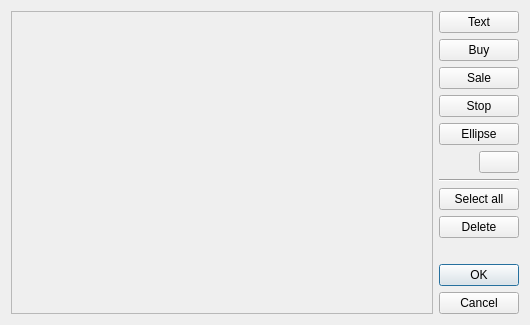
<?xml version="1.0" encoding="UTF-8"?>
<ui version="4.0">
 <class>ScreenshotEditor</class>
 <widget class="QDialog" name="ScreenshotEditor">
  <property name="geometry">
   <rect>
    <x>0</x>
    <y>0</y>
    <width>530</width>
    <height>325</height>
   </rect>
  </property>
  <property name="windowTitle">
   <string extracomment="Noun. Means &quot;The editor of the trade&quot;">Trade editor</string>
  </property>
  <layout class="QGridLayout" name="gridLayout">
   <item row="10" column="1" colspan="2">
    <widget class="QDialogButtonBox" name="buttonBox">
     <property name="sizePolicy">
      <sizepolicy hsizetype="Fixed" vsizetype="Maximum">
       <horstretch>0</horstretch>
       <verstretch>0</verstretch>
      </sizepolicy>
     </property>
     <property name="orientation">
      <enum>Qt::Vertical</enum>
     </property>
     <property name="standardButtons">
      <set>QDialogButtonBox::Cancel|QDialogButtonBox::Ok</set>
     </property>
    </widget>
   </item>
   <item row="9" column="1" colspan="2">
    <spacer name="verticalSpacer">
     <property name="orientation">
      <enum>Qt::Vertical</enum>
     </property>
     <property name="sizeHint" stdset="0">
      <size>
       <width>20</width>
       <height>0</height>
      </size>
     </property>
    </spacer>
   </item>
   <item row="4" column="1" colspan="2">
    <widget class="QPushButton" name="pushEllipse">
     <property name="text">
      <string>Ellipse</string>
     </property>
     <property name="icon">
      <iconset resource="tht.qrc">
       <normaloff>:/images/ellipse.png</normaloff>:/images/ellipse.png</iconset>
     </property>
    </widget>
   </item>
   <item row="0" column="0" rowspan="11">
    <widget class="QScrollArea" name="scrollArea">
     <property name="widgetResizable">
      <bool>true</bool>
     </property>
     <widget class="ScreenshotEditorWidget" name="scrollAreaWidgetContents">
      <property name="geometry">
       <rect>
        <x>0</x>
        <y>0</y>
        <width>429</width>
        <height>305</height>
       </rect>
      </property>
     </widget>
    </widget>
   </item>
   <item row="6" column="1" colspan="2">
    <widget class="Line" name="line">
     <property name="orientation">
      <enum>Qt::Horizontal</enum>
     </property>
    </widget>
   </item>
   <item row="8" column="1" colspan="2">
    <widget class="QPushButton" name="pushDelete">
     <property name="text">
      <string extracomment="This is the label on a button that user pushes to issue the command">Delete</string>
     </property>
    </widget>
   </item>
   <item row="0" column="1" colspan="2">
    <widget class="QPushButton" name="pushText">
     <property name="text">
      <string>Text</string>
     </property>
    </widget>
   </item>
   <item row="7" column="1" colspan="2">
    <widget class="QPushButton" name="pushSelectAll">
     <property name="text">
      <string extracomment="This is the label on a button that user pushes to issue the command">Select all</string>
     </property>
    </widget>
   </item>
   <item row="2" column="1" colspan="2">
    <widget class="QPushButton" name="pushShort">
     <property name="text">
      <string extracomment="Noun">Sale</string>
     </property>
     <property name="icon">
      <iconset resource="tht.qrc">
       <normaloff>:/images/cursor-sale.png</normaloff>:/images/cursor-sale.png</iconset>
     </property>
    </widget>
   </item>
   <item row="1" column="1" colspan="2">
    <widget class="QPushButton" name="pushLong">
     <property name="text">
      <string extracomment="Noun">Buy</string>
     </property>
     <property name="icon">
      <iconset resource="tht.qrc">
       <normaloff>:/images/cursor-buy.png</normaloff>:/images/cursor-buy.png</iconset>
     </property>
    </widget>
   </item>
   <item row="3" column="1" colspan="2">
    <widget class="QPushButton" name="pushStop">
     <property name="text">
      <string extracomment="Noun. Means &quot;Stop-loss order&quot;, see http://www.investopedia.com/terms/s/stoporder.asp">Stop</string>
     </property>
     <property name="icon">
      <iconset resource="tht.qrc">
       <normaloff>:/images/cursor-stop.png</normaloff>:/images/cursor-stop.png</iconset>
     </property>
    </widget>
   </item>
   <item row="5" column="2">
    <widget class="QPushButton" name="pushEllipseFill">
     <property name="toolTip">
      <string>The fill color of the ellipse</string>
     </property>
    </widget>
   </item>
  </layout>
 </widget>
 <layoutdefault spacing="6" margin="11"/>
 <customwidgets>
  <customwidget>
   <class>ScreenshotEditorWidget</class>
   <extends>QWidget</extends>
   <header>screenshoteditorwidget.h</header>
   <container>1</container>
  </customwidget>
 </customwidgets>
 <tabstops>
  <tabstop>scrollArea</tabstop>
  <tabstop>pushText</tabstop>
  <tabstop>pushLong</tabstop>
  <tabstop>pushShort</tabstop>
  <tabstop>pushStop</tabstop>
  <tabstop>pushEllipse</tabstop>
  <tabstop>pushEllipseFill</tabstop>
  <tabstop>pushSelectAll</tabstop>
  <tabstop>pushDelete</tabstop>
  <tabstop>buttonBox</tabstop>
 </tabstops>
 <resources>
  <include location="tht.qrc"/>
 </resources>
 <connections>
  <connection>
   <sender>buttonBox</sender>
   <signal>accepted()</signal>
   <receiver>ScreenshotEditor</receiver>
   <slot>accept()</slot>
   <hints>
    <hint type="sourcelabel">
     <x>540</x>
     <y>320</y>
    </hint>
    <hint type="destinationlabel">
     <x>534</x>
     <y>245</y>
    </hint>
   </hints>
  </connection>
  <connection>
   <sender>buttonBox</sender>
   <signal>rejected()</signal>
   <receiver>ScreenshotEditor</receiver>
   <slot>reject()</slot>
   <hints>
    <hint type="sourcelabel">
     <x>468</x>
     <y>277</y>
    </hint>
    <hint type="destinationlabel">
     <x>539</x>
     <y>276</y>
    </hint>
   </hints>
  </connection>
  <connection>
   <sender>pushEllipseFill</sender>
   <signal>clicked()</signal>
   <receiver>ScreenshotEditor</receiver>
   <slot>slotEllipseFillColor()</slot>
   <hints>
    <hint type="sourcelabel">
     <x>521</x>
     <y>173</y>
    </hint>
    <hint type="destinationlabel">
     <x>585</x>
     <y>174</y>
    </hint>
   </hints>
  </connection>
 </connections>
 <slots>
  <slot>slotEllipseBorderColor()</slot>
  <slot>slotEllipseFillColor()</slot>
 </slots>
</ui>
